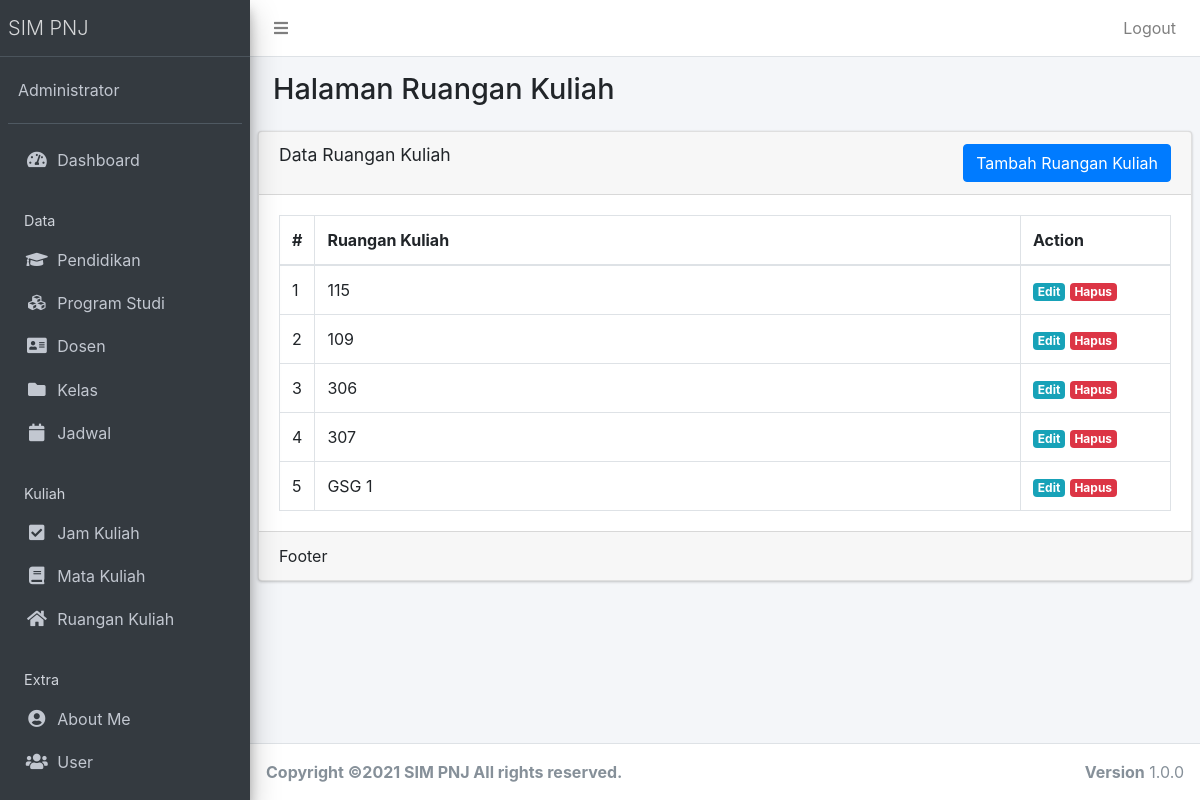
Page /public/ruangan (signed in) on the earlier database version.
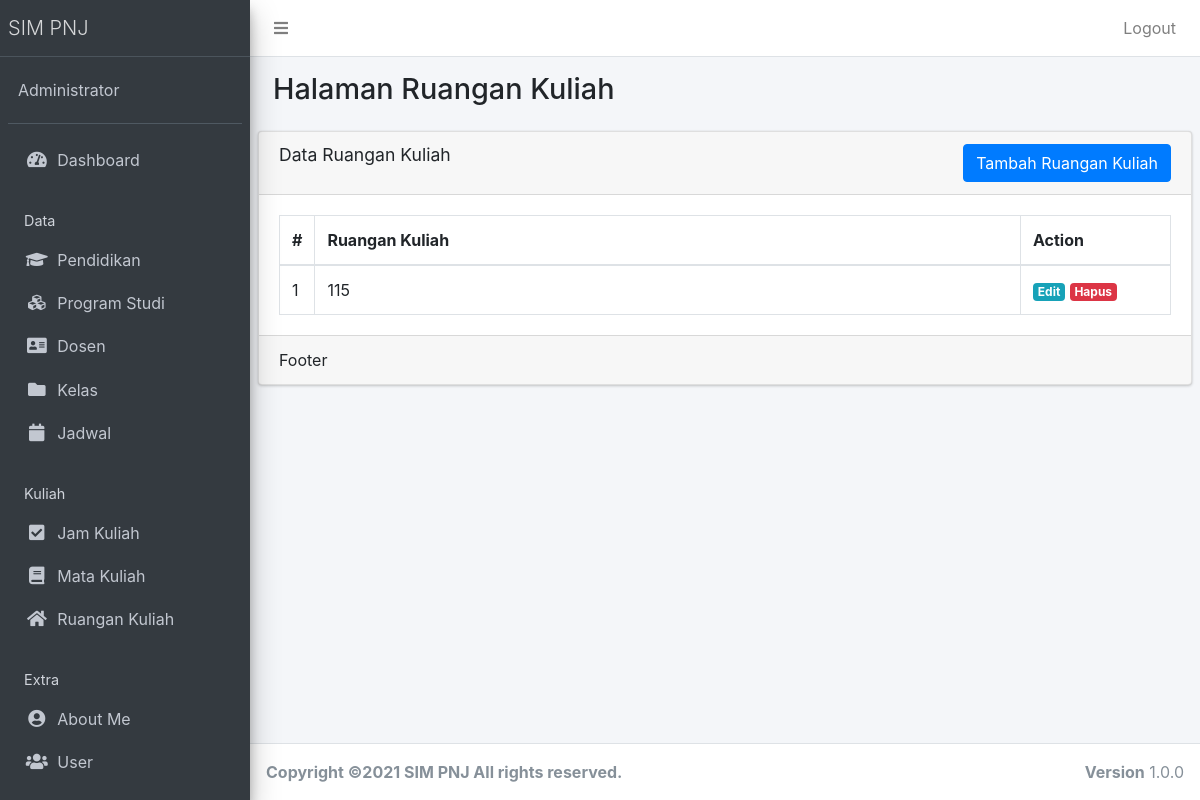
Same page on the later database version.
### tables this page shows
CREATE TABLE `ruangan` (
  `ruangan_id` int(11) NOT NULL,
  `ruangan_nama` varchar(55) NOT NULL
);

### app/core/Controller.php (called while the page is built, shortened)
<?php
class Controller{
	public function view($view, $data = [])
	{
		require_once '../app/views/' . $view . '.php';
	}
	public function model($model)
	{
		return new $model;
	}
}

### app/controllers/Ruangan.php (called while the page is built, shortened)
<?php
class ruangan extends Controller {
	public function index()
	{
		$data['title'] = 'Data Ruangan Kuliah';
		$data['ruangan'] = $this->model('RuanganModel')->getAllRuangan();
		$this->view('ruangan/index', $data);
	}
}

### app/core/App.php (called while the page is built, shortened)
<?php
class App{
	protected $method = 'index';
	protected $params = [];
	public function __construct(){
		$this->controller = new $this->controller;
		call_user_func_array([$this->controller, $this->method], $this->params);
	}
}

### public/index.php (called while the page is built, shortened)
<?php
$app = new App;

### app/core/Database.php (called while the page is built, shortened)
<?php
class Database{
	private $host = DB_HOST;
	private $user = DB_USER;
	private $pass = DB_PASS;
	private $dbnm = DB_NAME;
	private $dbh;
	private $stmt;
	public function __construct()
	{
		$dsn = 'mysql:host='. $this->host .';dbname='. $this->dbnm;
		$option = [
			PDO::ATTR_PERSISTENT => true,
			PDO::ATTR_ERRMODE => PDO::ERRMODE_EXCEPTION
		];
		try{
			$this->dbh = new PDO($dsn,$this->user,$this->pass, $option);
		}catch(PDOException $e){
			die($e->getMessage());
		}
	}
	public function query($query)
	{
		$this->stmt = $this->dbh->prepare($query);
	}
	public function execute()
	{
		$this->stmt->execute();
	}
	public function resultSet()
	{
		$this->execute();
		return $this->stmt->fetchAll(PDO::FETCH_ASSOC);
	}
}

### app/models/RuanganModel.php (called while the page is built, shortened)
<?php
class RuanganModel {
	private $table = 'ruangan';
	private $db;
	public function __construct()
	{
		$this->db = new Database;
	}
	public function getAllRuangan()
	{
		$this->db->query('SELECT * FROM '. $this->table);
		return $this->db->resultSet();
	}
}

### app/views/ruangan/index.php (the view, shortened to what this page needs)
  <div class="content-wrapper">
    <section class="content-header">
      <div class="container-fluid">
        <div class="row mb-2">
          <div class="col-sm-6">
            <h1>Halaman Ruangan Kuliah</h1>
          </div>
        </div>
      </div>
    </section>
    <section class="content">
<div class="row">
    <div class="col-sm-12">
    </div>
  </div>
      <div class="card">
        <div class="card-header">
          <h3 class="card-title"><?= $data['title'] ?></h3> <div class="btn-group float-right"><a href="<?= base_url; ?>/ruangan/tambah" class="btn float-right btn-xs btn btn-primary">Tambah Ruangan Kuliah</a></div>
        </div>
        <div class="card-body">
          <table class="table table-bordered">
                  <thead>
                    <tr>
                      <th style="width: 10px">#</th>
                      <th>Ruangan Kuliah</th>
                      <th style="width: 150px">Action</th>
                    </tr>
                  </thead>
                  <tbody>
                  <?php $no=1; ?>
                    <?php foreach ($data['ruangan'] as $row) :?>
                    <tr>
                      <td><?= $no; ?></td>
                      <td><?= $row['ruangan_nama'];?></td>
                      <td>
                        <a href="<?= base_url; ?>/ruangan/edit/<?= $row['ruangan_id'] ?>" class="badge badge-info">Edit</a> <a href="<?= base_url; ?>/ruangan/hapus/<?= $row['ruangan_id'] ?>" class="badge badge-danger" onclick="return confirm('Hapus data?');">Hapus</a>
                      </td>
                    </tr>
                    <?php $no++; endforeach; ?>
                  </tbody>
                </table>
        </div>
        <div class="card-footer">
          Footer
        </div>
      </div>
    </section>
  </div>

Differences in the rows shown:
removed ruangan: ruangan_nama "109"
removed ruangan: ruangan_nama "306"
removed ruangan: ruangan_nama "307"
removed ruangan: ruangan_nama "GSG 1"
